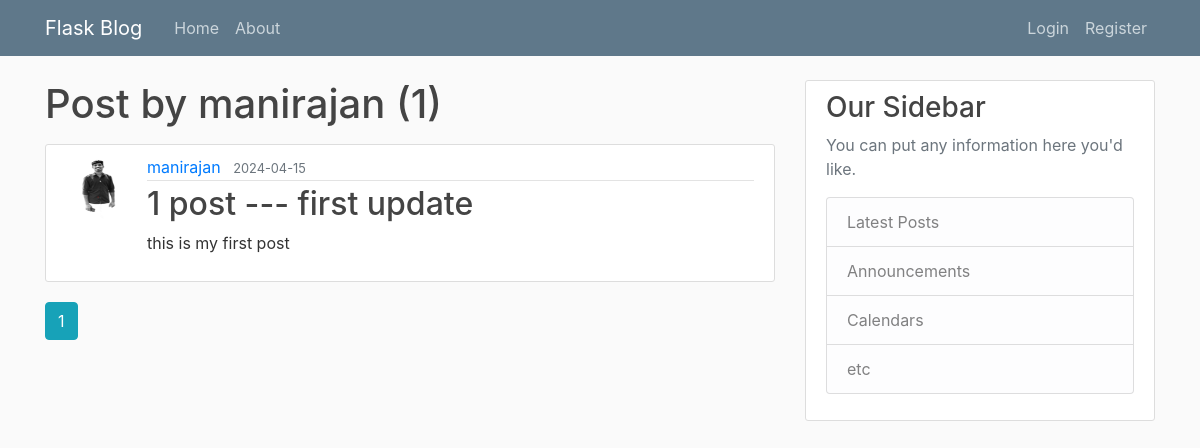
Before: /user/manirajan with the older database file.
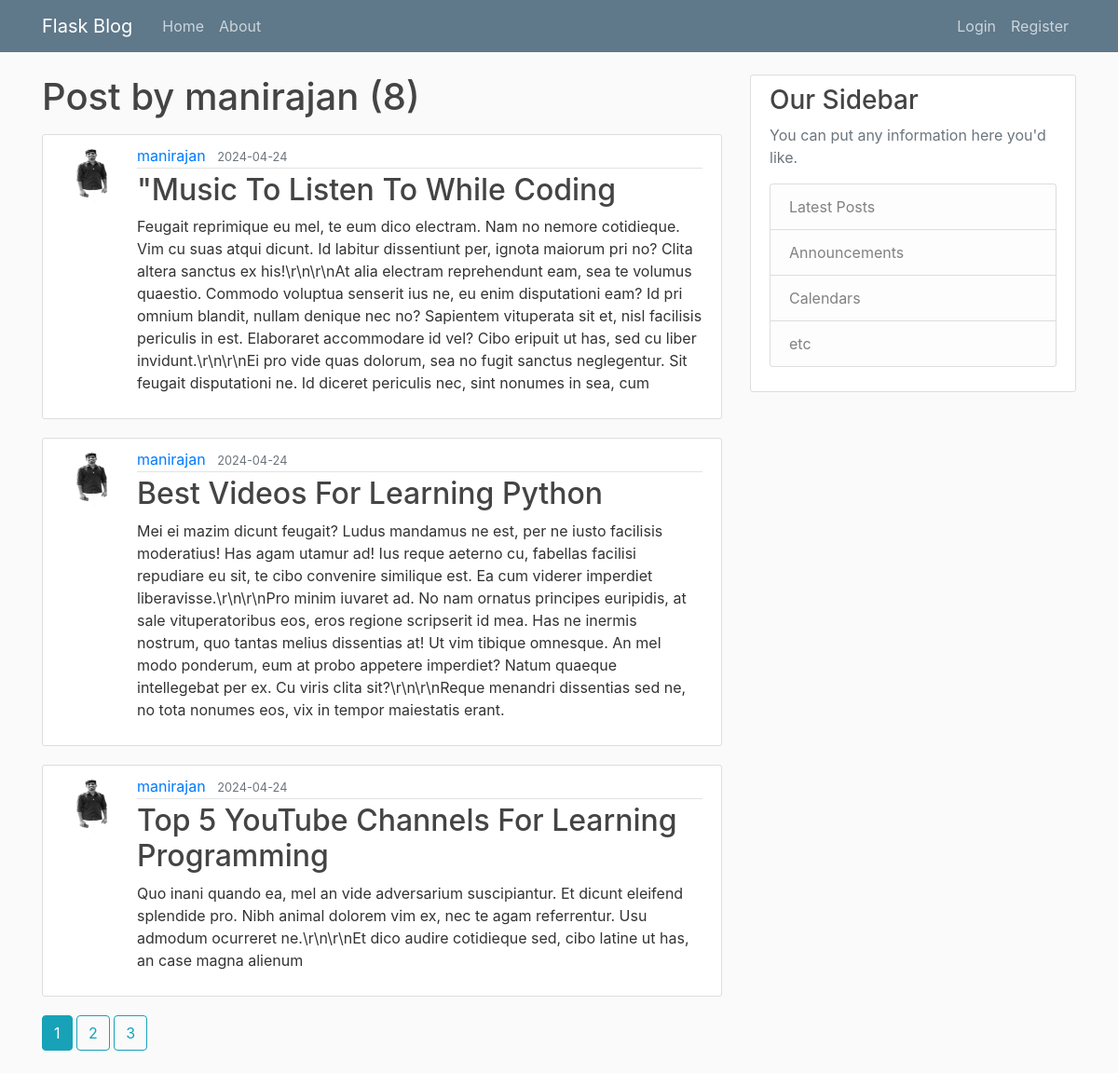
After: the same page with the newer database file.
### flaskblog/models.py (models this page shows, shortened)
class User(db.Model, UserMixin):
    id = db.Column(db.Integer, primary_key=True)
    username = db.Column(db.String(20), unique=True, nullable=False)
    email = db.Column(db.String(120), unique=True, nullable=False)
    image_file = db.Column(db.String(20), nullable=False, default='default.jpg')
    password = db.Column(db.String(60), nullable=False)
    posts = db.relationship('Post', backref='author', lazy=True)

class Post(db.Model):
    id = db.Column(db.Integer, primary_key=True)
    title = db.Column(db.String(100), nullable=False)
    date_posted = db.Column(db.DateTime,nullable=False, default=datetime.utcnow)
    content = db.Column(db.Text, nullable=False)
    user_id = db.Column(db.Integer, db.ForeignKey('user.id'),nullable=False)

### flaskblog/rotues.py (the view)
@app.route('/user/<string:username>')
def user_posts(username):
    page = request.args.get('page',1,type=int)
    user = User.query.filter_by(username=username).first_or_404()
    posts = Post.query.filter_by(author=user)\
        .order_by(Post.date_posted.desc())\
        .paginate(page=page, per_page=3)
    return render_template('user_posts.html', posts=posts, user=user)

### flaskblog/templates/user_posts.html
{% extends "layout.html" %}
{% block content %}
    <h1 class="mb-3">Post by {{ user.username }} ({{ posts.total }})</h1>
    {% for post in posts.items %}
        <article class="media content-section">
          <img class="rounded-circle article-img" src="{{ url_for('static', filename='profile_pics/' + post.author.image_file) }}">
          <div class="media-body">
            <div class="article-metadata">
              <a class="mr-2" href="{{ url_for('user_posts', username=post.author.username)}}">{{ post.author.username }}</a>
              <small class="text-muted">{{ post.date_posted.strftime('%Y-%m-%d') }}</small>
            </div>
            <h2><a class="article-title" href="{{ url_for('post', post_id=post.id) }}">{{ post.title }}</a></h2>
            <p class="article-content">{{ post.content }}</p>
          </div>
        </article>
    {% endfor %}
    {% for page_num in posts.iter_pages(left_edge=1, right_edge=1, left_current=1, right_current=2) %}
      {% if page_num %}
        {% if posts.page == page_num %}
          <a class='btn btn-info mb-4' href="{{ url_for('user_posts', username=user.username, page=page_num)}}">{{ page_num }}</a>
        {% else %}
          <a class='btn btn-outline-info mb-4' href="{{ url_for('user_posts', username=user.username, page=page_num)}}">{{ page_num }}</a>
        {% endif %}
      {% else %}
      ...
      {% endif %}
    {% endfor %}
{% endblock content %}

### flaskblog/templates/layout.html (shortened to what this page needs)
<!DOCTYPE html>
<html>
<head>
    <link rel="stylesheet" href="https://maxcdn.bootstrapcdn.com/bootstrap/4.0.0/css/bootstrap.min.css">
    <link rel="stylesheet" type="text/css" href="{{ url_for('static', filename='main.css') }}">
</head>
<body>
    <header class="site-header">
      <nav class="navbar navbar-expand-md navbar-dark bg-steel fixed-top">
        <div class="container">
          <a class="navbar-brand mr-4" href="/">Flask Blog</a>
          <div class="collapse navbar-collapse" id="navbarToggle">
            <div class="navbar-nav mr-auto">
              <a class="nav-item nav-link" href="{{ url_for('home') }}">Home</a>
              <a class="nav-item nav-link" href="{{ url_for('about') }}">About</a>
            </div>
            <div class="navbar-nav">
              {% if current_user.is_authenticated %}
              <a class="nav-item nav-link" href="{{ url_for('new_post') }}">New Post</a>
              <a class="nav-item nav-link" href="{{ url_for('account') }}">account</a>
              <a class="nav-item nav-link" href="{{ url_for('logout') }}">logout</a>
              {% else %}
              <a class="nav-item nav-link" href="{{ url_for('login') }}">Login</a>
              <a class="nav-item nav-link" href="{{ url_for('register') }}">Register</a>
              {% endif %}
            </div>
          </div>
        </div>
      </nav>
    </header>
    <main role="main" class="container">
      <div class="row">
        <div class="col-md-8">
          {% block content %}{% endblock %}
        </div>
        <div class="col-md-4">
          <div class="content-section">
            <h3>Our Sidebar</h3>
            <p class='text-muted'>You can put any information here you'd like.
              <ul class="list-group">
                <li class="list-group-item list-group-item-light">Latest Posts</li>
                <li class="list-group-item list-group-item-light">Announcements</li>
                <li class="list-group-item list-group-item-light">Calendars</li>
                <li class="list-group-item list-group-item-light">etc</li>
              </ul>
            </p>
          </div>
        </div>
      </div>
    </main>
</body>
</html>

### flaskblog/static/main.css (style rules this page uses)
body { background: #fafafa; color: #333333; margin-top: 5rem; }
h1, h2, h3, h4, h5, h6 { color: #444444; }
.bg-steel { background-color: #5f788a; }
.site-header .navbar-nav .nav-link { color: #cbd5db; }
.content-section { background: #ffffff; padding: 10px 20px; border: 1px solid #dddddd; border-radius: 3px; margin-bottom: 20px; }
.article-title { color: #444444; }
.article-content { white-space: pre-line; }
.article-img { height: 65px; width: 65px; margin-right: 16px; }
.article-metadata { padding-bottom: 1px; margin-bottom: 4px; border-bottom: 1px solid #e3e3e3 }

Changed rows visible on the page:
no longer on this page (row unchanged): Post: image_file (picture), author.username "manirajan", date_posted "2024-04-15", title "1 post --- first update", content "this is my first post"
added Post: image_file (picture), author.username "manirajan", date_posted "2024-04-24", title "\"Music To Listen To While Coding", content "Feugait reprimique eu mel, te eum dico electram. Nam no nemore cotidieque. Vim cu suas atqui dicunt. Id labitur dissentiunt per, ignota maiorum pri no? Clita altera sanctus ex his!\\r\\n\\r\\nAt alia electram reprehendunt eam, sea te volumus quaestio. Commodo voluptua senserit ius ne, eu enim disputationi eam? Id pri omnium blandit, nullam denique nec no? Sapientem vituperata sit et, nisl facilisis periculis in est. Elaboraret accommodare id vel? Cibo eripuit ut has, sed cu liber invidunt.\\r\\n\\r\\nEi pro vide quas dolorum, sea no fugit sanctus neglegentur. Sit feugait disputationi ne. Id diceret periculis nec, sint nonumes in sea, cum"
added Post: image_file (picture), author.username "manirajan", date_posted "2024-04-24", title "Best Videos For Learning Python", content "Mei ei mazim dicunt feugait? Ludus mandamus ne est, per ne iusto facilisis moderatius! Has agam utamur ad! Ius reque aeterno cu, fabellas facilisi repudiare eu sit, te cibo convenire similique est. Ea cum viderer imperdiet liberavisse.\\r\\n\\r\\nPro minim iuvaret ad. No nam ornatus principes euripidis, at sale vituperatoribus eos, eros regione scripserit id mea. Has ne inermis nostrum, quo tantas melius dissentias at! Ut vim tibique omnesque. An mel modo ponderum, eum at probo appetere imperdiet? Natum quaeque intellegebat per ex. Cu viris clita sit?\\r\\n\\r\\nReque menandri dissentias sed ne, no tota nonumes eos, vix in tempor maiestatis erant."
added Post: image_file (picture), author.username "manirajan", date_posted "2024-04-24", title "Top 5 YouTube Channels For Learning Programming", content "Quo inani quando ea, mel an vide adversarium suscipiantur. Et dicunt eleifend splendide pro. Nibh animal dolorem vim ex, nec te agam referrentur. Usu admodum ocurreret ne.\\r\\n\\r\\nEt dico audire cotidieque sed, cibo latine ut has, an case magna alienum"
Other visible differences:
{{ posts.total }}: "1" → "8"
new list line: "2"
new list line: "3"
